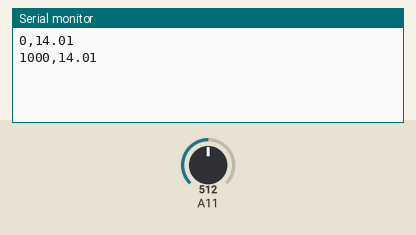
Simulated run of this sketch. Board: Arduino Mega 2560, built with avr-gcc and run on an emulated ATmega2560. Shown: the last lines printed to the serial monitor. The inputs (shaded band) are chosen by the test bench; at power-on: A11 = 512.

Above: at 1.8 s.
1.9 s: A11 set to 716
At 2.8 s:
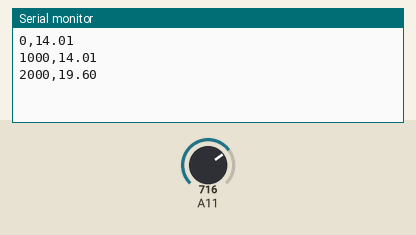
3.4 s: A11 set to 900
At 4.5 s:
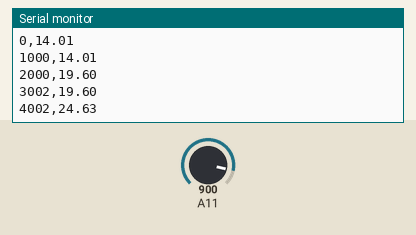
Timing chart, 0 to 6.4 s (numbered marks = the images above; inputs shaded):
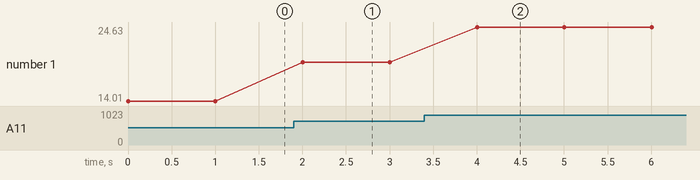

The sketch:

Sensor_de_tensao.ino
```cpp
void setup() {
  Serial.begin(9600); // Configuração da porta serial com taxa de 9600 bps
}

void loop() {
  // Lê o valor do sensor de tensão do sensor
  int valorSensor = analogRead(A11);

  // Valor lido / Valor de conversão (Valor do arduino convertido para valor real)
  float tensao = (float)valorSensor/ 36.53571;

  // Envio dos dados pela porta serial
  Serial.print(millis()); // Tempo
  Serial.print(",");
  Serial.println(tensao); // Tensão

  delay(1000); // Aguarda 1 segundos entre as leituras
}
```

Measured:
- after the input at 1.9 s, the serial monitor: prints a new line after 0.10 s (image 1)
- after the input at 3.4 s, the serial monitor: prints a new line after 0.60 s (image 2)
- plotted number 1: 14.01 → 19.6 after the input at 1.9 s, 19.6 → 24.63 after the input at 3.4 s
